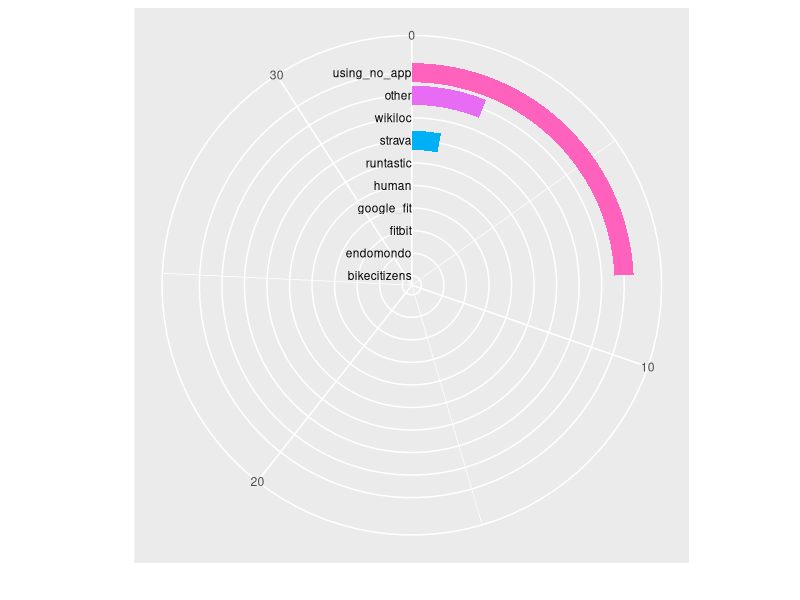
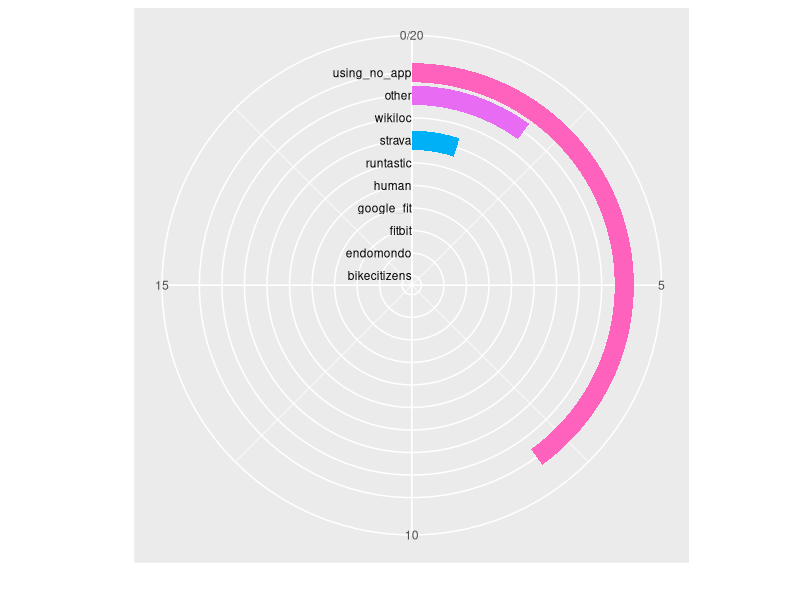

The R source for these figures, in order:
# Description: This script evaluates the answers for the use of mobile applications for cycling
# and the difference between cities
#
# Comments: set your working directory to 
# Author: Diego Pajarito 


# Setup 
library(ggplot2)
# Data reading and group asignation based on the answers
table_answers <- read.csv('data/Questionnaire_Answers.csv', stringsAsFactors=FALSE)

table_answers <- table_answers[table_answers$City == "Münster",]
table_answers <- table_answers[which( table_answers$competition_1 >= -3 ),]

app_cycling <- data.frame(table_answers$gaming_app_cycling_googlefit, table_answers$gaming_app_cycling_bikecitizens, table_answers$gaming_app_cycling_endomondo,
                          table_answers$gaming_app_cycling_fitbit, table_answers$gaming_app_cycling_human, table_answers$gaming_app_cycling_runtastic, table_answers$gaming_app_cycling_strava,
                          table_answers$gaming_app_cycling_wikiloc, table_answers$gaming_app_cycling_other, table_answers$gaming_app_cycling)
names(app_cycling) <- c( " google_fit", " bikecitizens", " endomondo", " fitbit", " human", " runtastic", " strava", " wikiloc", "other", "using_no_app")
app_cycling[app_cycling$using_no_app != "N",]$using_no_app <- NA
app_cycling[app_cycling$other == "",]$other <- NA

count_app_cycling <- sapply(app_cycling, function(y) sum(length(which(!is.na(y)))))

data <- data.frame( names(count_app_cycling), count_app_cycling )
names(data) <- c("application", "count")


# Circular bar graph
ggplot(data, aes(x = application, y = count ,fill = application)) + 
  geom_bar(width = 0.85, stat="identity") +    
  coord_polar(theta = "y") +    # To use a polar plot and not a basic barplot
  xlab("") + ylab("") +    #Remove useless labels of axis
  ylim(c(0,33)) + #Increase ylim to avoid having a complete circle
  geom_text(data = data, hjust = 1, size = 3, aes(x = application, y = 0, label = application)) +   #Add group labels close to the bars :
  theme(legend.position = "none" , axis.text.y = element_blank() , axis.ticks = element_blank())    #Remove useless legend, y axis ticks and y axis text

# Circular bar graph with facets
ggplot(data, aes(x = application, y = count ,fill = application)) + 
  geom_bar(width = 0.85, stat="identity") +    
  coord_polar(theta = "y") +    # To use a polar plot and not a basic barplot
  xlab("") + ylab("") +    #Remove useless labels of axis
  ylim(c(0,20)) + #Increase ylim to avoid having a complete circle
  geom_text(data = data, hjust = 1, size = 3, aes(x = application, y = 0, label = application)) +   #Add group labels close to the bars :
  theme(legend.position = "none" , axis.text.y = element_blank() , axis.ticks = element_blank())    #Remove useless legend, y axis ticks and y axis text

